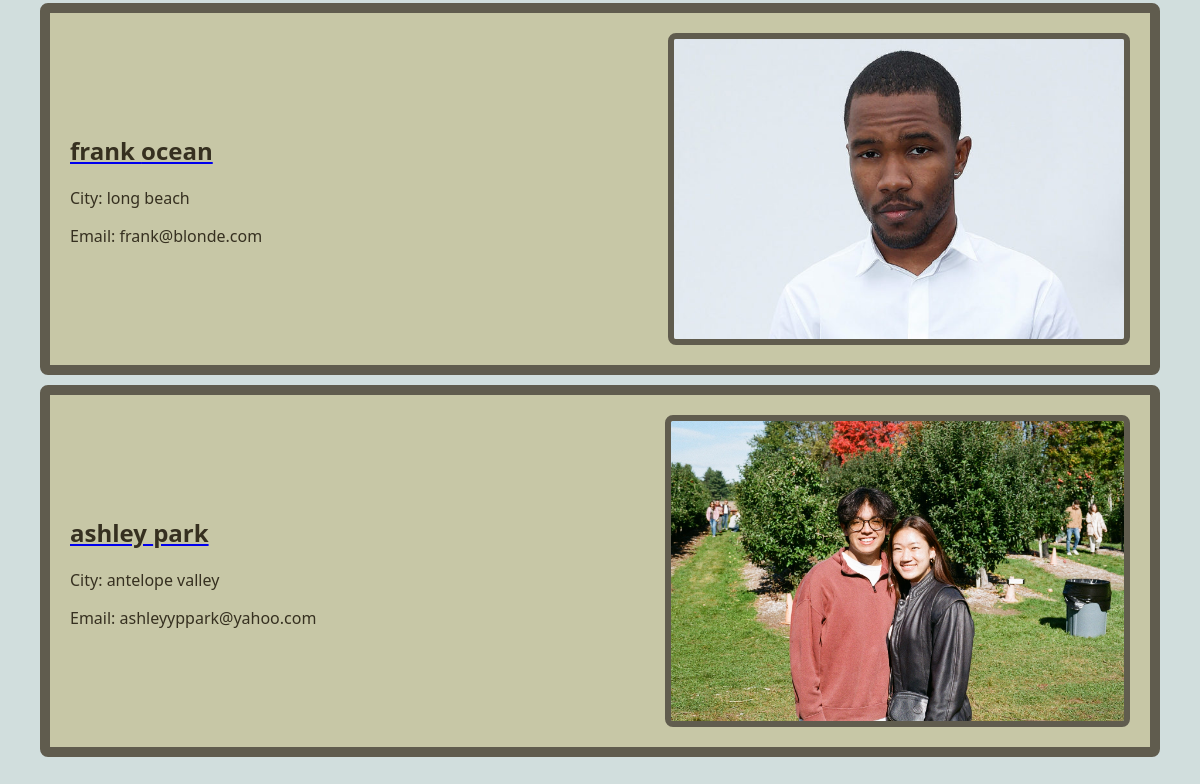
Before: /mini_fb/ (lower part) with the older database file.
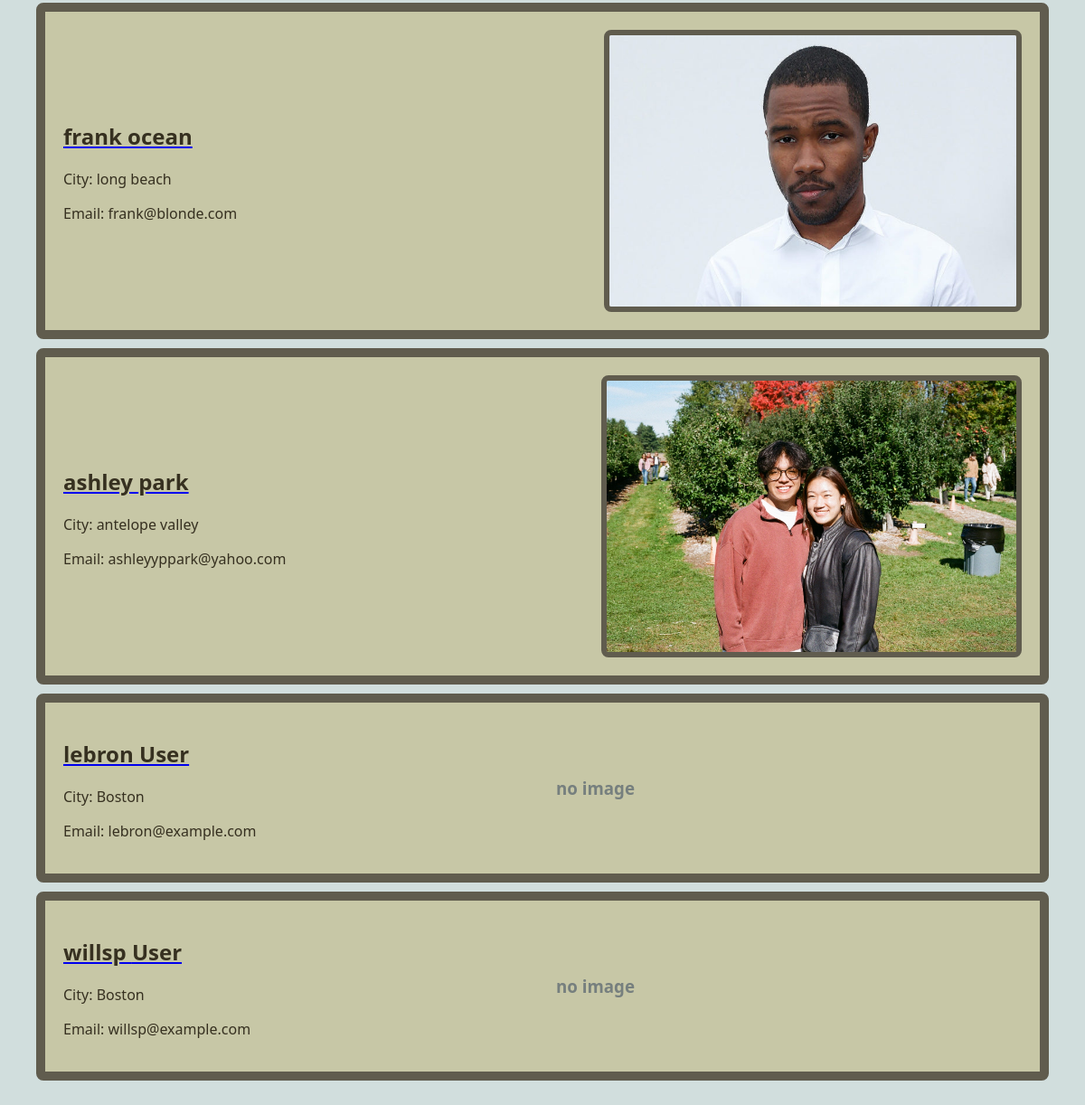
After: the same page with the newer database file.
### mini_fb/models.py (models this page shows, shortened)
class Profile(models.Model):
    first_name = models.TextField(blank=True)
    last_name = models.TextField(blank=True)
    city = models.TextField(blank=True)
    email = models.EmailField(blank=True)
    profile_image = models.ImageField(blank=True) # an actual image
    user = models.OneToOneField(User, on_delete=models.CASCADE, related_name='profile')

### mini_fb/views.py (the view)
# urls.py: path('', ShowAllProfilesView.as_view(), name='show_all_profiles'), # generic class-based view
class ShowAllProfilesView(ListView):
    model = Profile
    template_name = "mini_fb/show_all_profiles.html"
    context_object_name = "profiles"
    def dispatch(self, request, *args, **kwargs):
        if request.user.is_authenticated:
            print(f'ShowAllView.dispatch(): request.user={request.user}')
        else:
            print(f'ShowAllView.dispatch(): not logged in.')
        return super().dispatch(request, *args, **kwargs)

### mini_fb/templates/mini_fb/show_all_profiles.html (shortened to what this page needs)
{% extends 'mini_fb/base.html' %}
{% block content %}
<div class="profiles-container">
    {% for profile in profiles %}
    <div class="profile-row">
        <div class="profile-info" style="text-align: left;">
            <a href="{% url 'profile' profile.pk %}">
                <h2>{{profile.first_name}} {{profile.last_name}}</h2>
            </a>
            <p>City: {{profile.city}}</p>
            <p>Email: {{profile.email}}</p>
        </div>
        {% if profile.profile_image %}
        <div class="profile-image" style="text-align: right;">
            <a href="{% url 'profile' profile.pk %}">
                <img src="{{profile.profile_image.url}}" alt="Profile photo of {{profile.first_name}}">
            </a>
        </div>
        {% else %}
        <h3>no image</h3>
        {% endif %}
    </div>
    {% endfor %}
</div>
{% endblock %}

### mini_fb/templates/mini_fb/base.html (shortened to what this page needs)
{% load static %}
<html>
    <head>
        <link rel="stylesheet" href="{% static 'styles-minifb.css' %}">
    </head>
    <body>
    {% block content %}
    {% endblock %}
    </body>
</html>

### static/styles-minifb.css (style rules this page uses)
body { margin: 30px; background: #d1dedd; font-family:'Segoe UI', Tahoma, Geneva, Verdana, sans-serif; }
h1, h2, h3 { color: #767f7e; }
p { color: #828b82; }
.profiles-container { max-width: 1200px; margin: auto; }
.profile-row { display: grid; grid-template-columns: 1fr 1fr; gap: 30px; background-color: #C7C7A6; margin: 10px; padding: 20px; align-items: center; border: 10px solid #605C4E; border-radius: 8px; }
.profile-image img { width: 100%; max-height: 300px; width: auto; border-radius: 8px; border: 6px solid #605C4E; }
.profile-info h2, p { color: #363020; }

Changed rows visible on the page:
added Profile: first_name "lebron", last_name "User", city "Boston", email "lebron@example.com", profile_image "no image"
added Profile: first_name "willsp", last_name "User", city "Boston", email "willsp@example.com", profile_image "no image"
